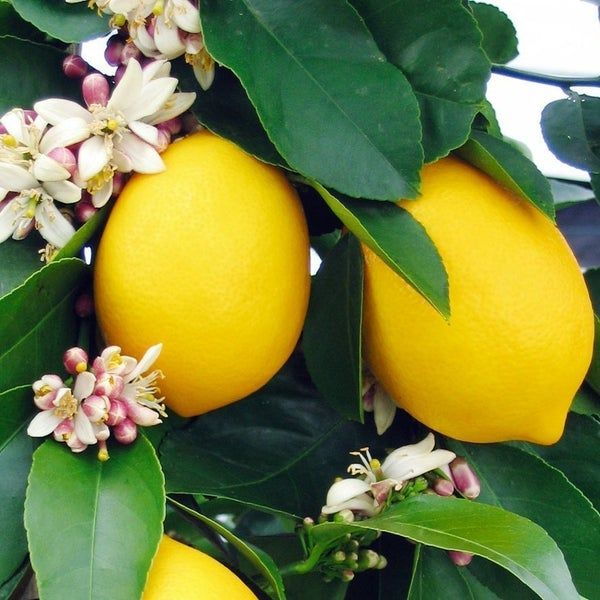
#> input picture Meyer.jpg, 600 x 600 px
$ python opening_type3.py
#> lines starting #> are read from the running program, lines starting #| are printed output that depends on the picture; after the words box and inside, x2 and y2 are one past the last pixel; in counts of white or black regions, pixels touching at a corner belong together
# blend of erosion and dilation constraints
# removes the noise of image

# import the necessary packages
import cv2
import numpy as np
import matplotlib.pyplot as plt

# read the image
img = cv2.imread("Meyer.jpg", 0)
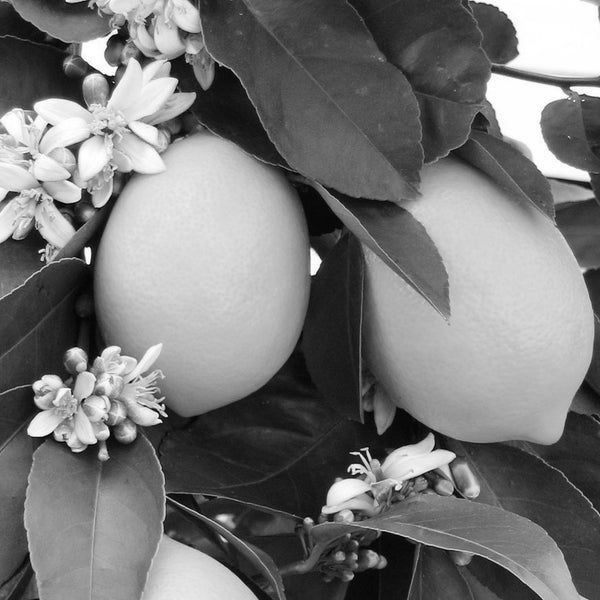
#> img: shape (600, 600); min 0, max 255, mean 119.9

# binarize the image
binr = cv2.threshold(img, 0, 255,
                     cv2.THRESH_BINARY + cv2.THRESH_OTSU)[1]
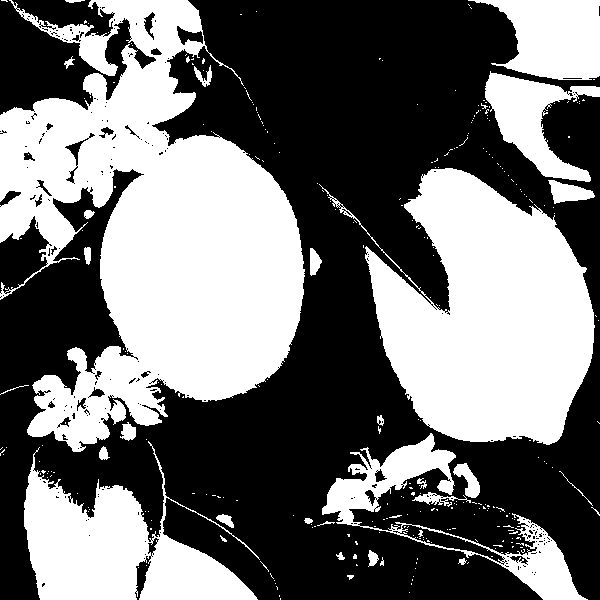
#> binr: shape (600, 600); 44.3% white; 294 white regions (262 under 20 px), largest, box (x1, y1, x2, y2) and area: (0, 0, 305, 452) 74838, (319, 168, 595, 445) 42704, (24, 441, 260, 600) 17418

# define the kernel
kernel = np.ones((3, 3), np.uint8)

# opening the image
opening = cv2.morphologyEx(binr, cv2.MORPH_OPEN, kernel, iterations=1)
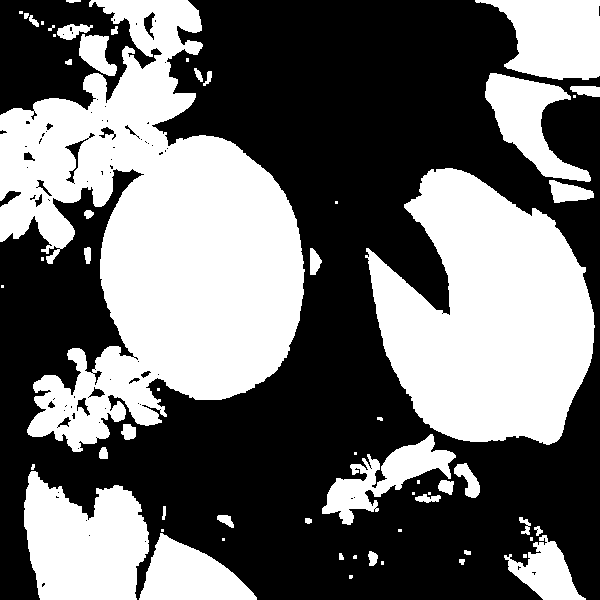
#> opening: shape (600, 600); 42.9% white; 60 white regions (22 under 20 px), largest, box (x1, y1, x2, y2) and area: (0, 0, 305, 452) 72128, (365, 168, 595, 445) 42247, (24, 471, 149, 600) 12051
# print the output
plt.imshow(opening, cmap='gray')
cv2.imshow("opening", opening)
cv2.waitKey(0)
